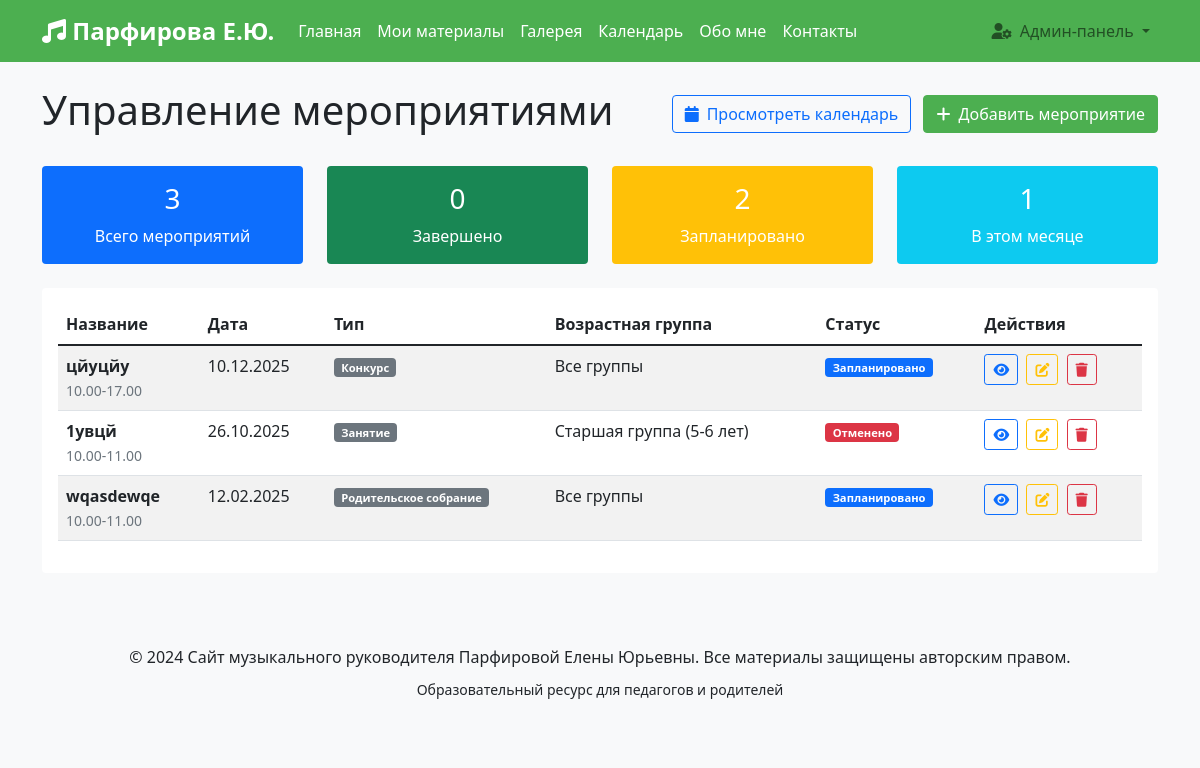
The app's page /admin/events (signed in), older data.
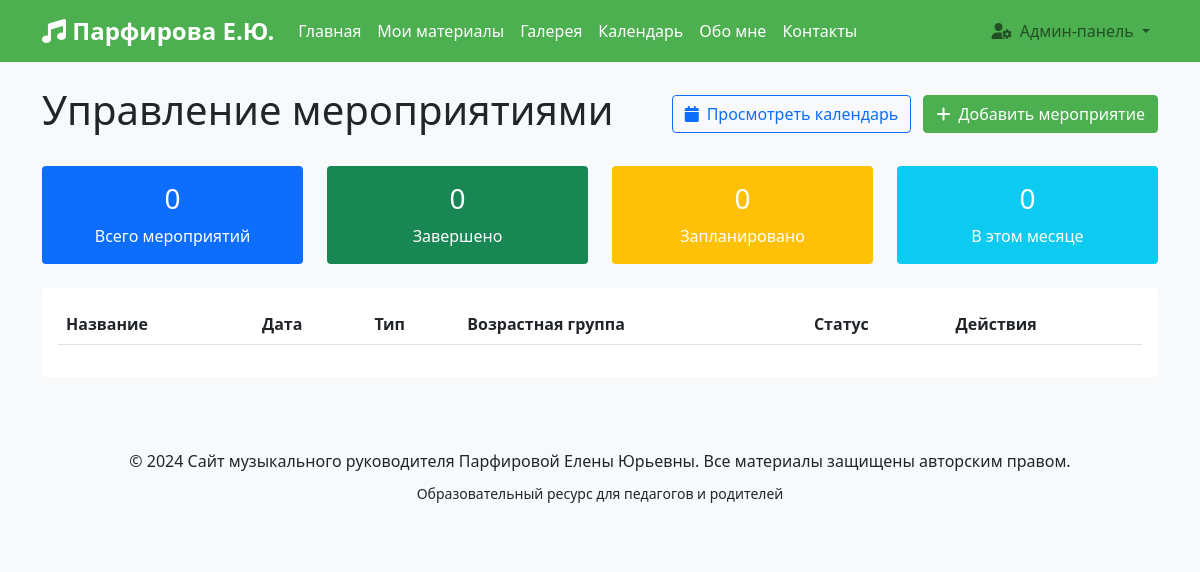
The same page, newer data.
### models.py (models this page shows, shortened)
class Event(db.Model):
    id = db.Column(db.Integer, primary_key=True)
    title = db.Column(db.String(200), nullable=False)
    description = db.Column(db.Text)
    event_date = db.Column(db.DateTime, nullable=False)
    event_time = db.Column(db.String(50))
    event_type = db.Column(db.String(50))
    age_group = db.Column(db.String(20))
    location = db.Column(db.String(100))
    participants = db.Column(db.Text)
    materials = db.Column(db.Text)
    notes = db.Column(db.Text)
    status = db.Column(db.String(20), default='запланировано')
    created_date = db.Column(db.DateTime, nullable=False, default=lambda: datetime.now(timezone.utc))
    updated_date = db.Column(db.DateTime, nullable=False, default=lambda: datetime.now(timezone.utc))
    @property
    def status_display(self):
        status_map = {
            'запланировано': 'Запланировано',
            'в_процессе': 'В процессе',
            'завершено': 'Завершено',
            'отменено': 'Отменено'
        }
        return status_map.get(self.status, self.status)
    @property
    def status_color(self):
        color_map = {
            'запланировано': 'primary',
            'в_процессе': 'warning',
            'завершено': 'success',
            'отменено': 'danger'
        }
        return color_map.get(self.status, 'secondary')
    @property
    def event_type_display(self):
        type_map = {
            'утренник': 'Утренник',
            'занятие': 'Занятие',
            'собрание': 'Родительское собрание',
            'мероприятие': 'Мероприятие',
            'репетиция': 'Репетиция',
            'конкурс': 'Конкурс',
            'другое': 'Другое'
        }
        return type_map.get(self.event_type, self.event_type)
    @property
    def age_group_display(self):
        group_map = {
            'младшая': 'Младшая группа (3-4 года)',
            'средняя': 'Средняя группа (4-5 лет)',
            'старшая': 'Старшая группа (5-6 лет)',
            'подготовительная': 'Подготовительная группа (6-7 лет)',
            'все': 'Все группы'
        }
        return group_map.get(self.age_group, self.age_group)

### app.py (the view)
@app.route('/admin/events')
@login_required
def admin_events():
    events = Event.query.order_by(Event.event_date.desc()).all()
    stats = {
        'total': len(events),
        'planned': len([e for e in events if e.status == 'запланировано']),
        'completed': len([e for e in events if e.status == 'завершено']),
        'this_month': len([e for e in events if e.event_date.month == datetime.now().month])
    }
    return render_template('admin/events.html', events=events, stats=stats)

### app.py (called while the page is built)
@login_manager.user_loader
def load_user(user_id):
    return db.session.get(User, int(user_id))

### templates/admin/events.html
{% extends "base.html" %}
{% block content %}
<div class="container mt-4">
    <div class="d-flex justify-content-between align-items-center mb-4">
        <h1>Управление мероприятиями</h1>
        <div>
            <a href="{{ url_for('calendar') }}" class="btn btn-outline-primary me-2">
                <i class="fas fa-calendar me-2"></i>Просмотреть календарь
            </a>
            <a href="{{ url_for('new_event') }}" class="btn btn-success">
                <i class="fas fa-plus me-2"></i>Добавить мероприятие
            </a>
        </div>
    </div>
    <div class="row mb-4">
        <div class="col-md-3">
            <div class="card bg-primary text-white">
                <div class="card-body text-center">
                    <h3>{{ stats.total }}</h3>
                    <p class="mb-0">Всего мероприятий</p>
                </div>
            </div>
        </div>
        <div class="col-md-3">
            <div class="card bg-success text-white">
                <div class="card-body text-center">
                    <h3>{{ stats.completed }}</h3>
                    <p class="mb-0">Завершено</p>
                </div>
            </div>
        </div>
        <div class="col-md-3">
            <div class="card bg-warning text-white">
                <div class="card-body text-center">
                    <h3>{{ stats.planned }}</h3>
                    <p class="mb-0">Запланировано</p>
                </div>
            </div>
        </div>
        <div class="col-md-3">
            <div class="card bg-info text-white">
                <div class="card-body text-center">
                    <h3>{{ stats.this_month }}</h3>
                    <p class="mb-0">В этом месяце</p>
                </div>
            </div>
        </div>
    </div>
    <div class="card">
        <div class="card-body">
            <div class="table-responsive">
                <table class="table table-striped">
                    <thead>
                        <tr>
                            <th>Название</th>
                            <th>Дата</th>
                            <th>Тип</th>
                            <th>Возрастная группа</th>
                            <th>Статус</th>
                            <th>Действия</th>
                        </tr>
                    </thead>
                    <tbody>
                        {% for event in events %}
                        <tr>
                            <td>
                                <strong>{{ event.title }}</strong>
                                {% if event.event_time %}
                                <br><small class="text-muted">{{ event.event_time }}</small>
                                {% endif %}
                            </td>
                            <td>{{ event.event_date.strftime('%d.%m.%Y') }}</td>
                            <td>
                                <span class="badge bg-secondary">{{ event.event_type_display }}</span>
                            </td>
                            <td>{{ event.age_group_display }}</td>
                            <td>
                                <span class="badge bg-{{ event.status_color }}">
                                    {{ event.status_display }}
                                </span>
                            </td>
                            <td>
                                <a href="{{ url_for('event_detail', event_id=event.id) }}"
                                    class="btn btn-sm btn-outline-primary me-1" title="Просмотреть">
                                    <i class="fas fa-eye"></i>
                                </a>
                                <a href="{{ url_for('edit_event', event_id=event.id) }}"
                                    class="btn btn-sm btn-outline-warning me-1" title="Редактировать">
                                    <i class="fas fa-edit"></i>
                                </a>
                                <a href="{{ url_for('delete_event', event_id=event.id) }}"
                                    class="btn btn-sm btn-outline-danger"
                                    onclick="return confirm('Удалить мероприятие?')" title="Удалить">
                                    <i class="fas fa-trash"></i>
                                </a>
                            </td>
                        </tr>
                        {% endfor %}
                    </tbody>
                </table>
            </div>
        </div>
    </div>
</div>
{% endblock %}

### templates/base.html (shortened to what this page needs)
<!DOCTYPE html>
<html lang="ru">
<head>
    <link href="https://cdn.jsdelivr.net/npm/bootstrap@5.1.3/dist/css/bootstrap.min.css" rel="stylesheet">
    <link href="https://cdnjs.cloudflare.com/ajax/libs/font-awesome/6.0.0/css/all.min.css" rel="stylesheet">
    <link href="{{ url_for('static', filename='css/style.css') }}" rel="stylesheet">
</head>
<body>
    <nav class="navbar navbar-expand-lg navbar-light" style="background-color: #4CAF50;">
        <div class="container">
            <a class="navbar-brand text-white" href="{{ url_for('index') }}">
                <i class="fas fa-music"></i> Парфирова Е.Ю.
            </a>
            <div class="collapse navbar-collapse" id="navbarNav">
                <ul class="navbar-nav me-auto">
                    <li class="nav-item">
                        <a class="nav-link text-white" href="{{ url_for('index') }}">Главная</a>
                    </li>
                    <li class="nav-item">
                        <a class="nav-link text-white" href="{{ url_for('materials') }}">Мои материалы</a>
                    </li>
                    <li class="nav-item">
                        <a class="nav-link text-white" href="{{ url_for('gallery') }}">Галерея</a>
                    </li>
                    <li class="nav-item">
                        <a class="nav-link text-white" href="{{ url_for('calendar') }}">Календарь</a>
                    </li>
                    <li class="nav-item">
                        <a class="nav-link text-white" href="{{ url_for('about') }}">Обо мне</a>
                    </li>
                    <li class="nav-item">
                        <a class="nav-link text-white" href="{{ url_for('contacts') }}">Контакты</a>
                    </li>
                </ul>
                <div class="navbar-nav">
                    {% if current_user.is_authenticated %}
                    <div class="nav-item dropdown">
                        <a class="nav-link dropdown-toggle" href="#" role="button" data-bs-toggle="dropdown">
                            <i class="fas fa-user-cog me-1"></i> Админ-панель
                        </a>
                    </div>
                    {% else %}
                    <a class="nav-link text-white" href="{{ url_for('login') }}">
                        <i class="fas fa-lock me-1"></i> Вход для администратора
                    </a>
                    {% endif %}
                </div>
            </div>
        </div>
    </nav>
    <main>
        {% block content %}{% endblock %}
    </main>
    <footer class="bg-light mt-5 py-4">
        <div class="container text-center">
            <p class="mb-0">&copy; 2024 Сайт музыкального руководителя Парфировой Елены Юрьевны. Все материалы защищены
                авторским правом.</p>
            <p class="mt-2">
                <small>Образовательный ресурс для педагогов и родителей</small>
            </p>
        </div>
    </footer>
</body>
</html>

### static/css/style.css (style rules this page uses)
:root { --primary-color: #4CAF50; --secondary-color: #FFC107; --accent-color: #2196F3; }
body { font-family: 'Segoe UI', Tahoma, Geneva, Verdana, sans-serif; background-color: #f8f9fa; }
.card { transition: transform 0.3s ease, box-shadow 0.3s ease; border: none; }
.navbar-brand { font-weight: bold; font-size: 1.5rem; }
.btn-success { background-color: var(--primary-color); border-color: var(--primary-color); }
.card { animation: fadeIn 0.6s ease-out; }

Row changes from the older to the newer data that the page shows:
removed Event: title "цйуцйу", event_time "10.00-17.00", event_date "10.12.2025", event_type_display "Конкурс", age_group_display "Все группы", status_display "Запланировано"
removed Event: title "1увцй", event_time "10.00-11.00", event_date "26.10.2025", event_type_display "Занятие", age_group_display "Старшая группа (5-6 лет)", status_display "Отменено"
removed Event: title "wqasdewqe", event_time "10.00-11.00", event_date "12.02.2025", event_type_display "Родительское собрание", age_group_display "Все группы", status_display "Запланировано"
Text that changed along with them:
{{ stats.total }}: "3" → "0"
{{ stats.planned }}: "2" → "0"
{{ stats.this_month }}: "1" → "0"
